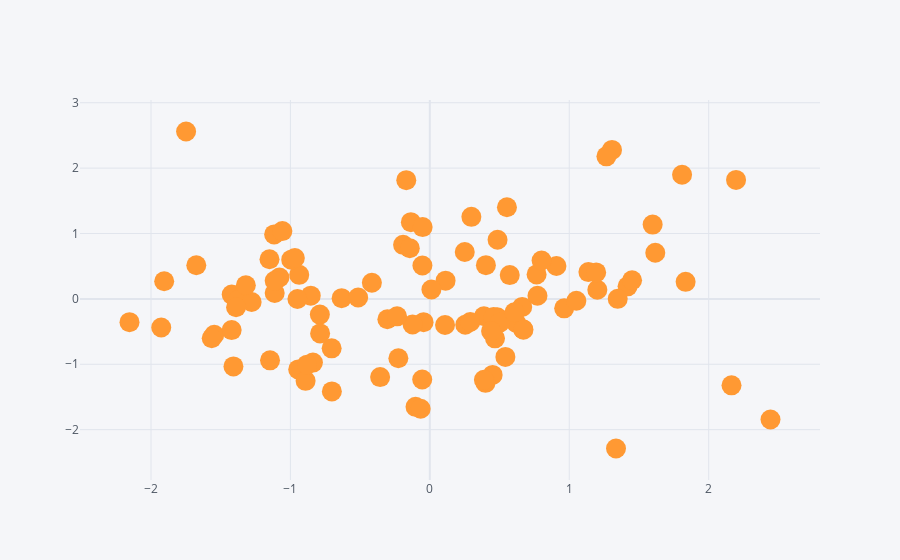

Source (notebook cell):
### Code cell
df.iplot(kind = 'scatter', x = 'A', y ='B', mode = 'markers', size= 20)
#use mode = markers because plotly connect all the dot
